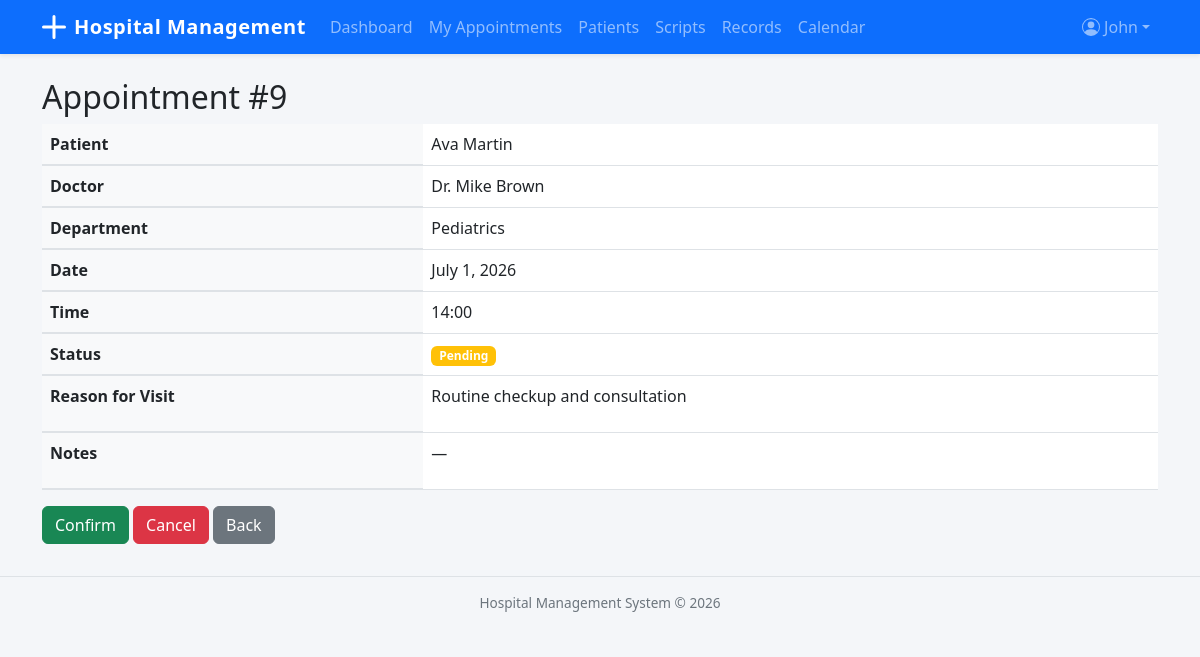
/appointments/9/ (signed in), run on the app's committed database.
### accounts/models.py (models this page shows, shortened)
class User(AbstractUser):
    class Role(models.TextChoices):
        ADMIN = 'Admin', 'Admin'
        DOCTOR = 'Doctor', 'Doctor'
        RECEPTIONIST = 'Receptionist', 'Receptionist'
    role = models.CharField(max_length=20, choices=Role.choices, default=Role.RECEPTIONIST)
    phone_number = models.CharField(max_length=15, blank=True)

### appointments/models.py (models this page shows, shortened)
class Appointment(models.Model):
    class Status(models.TextChoices):
        PENDING = 'Pending', 'Pending'
        CONFIRMED = 'Confirmed', 'Confirmed'
        COMPLETED = 'Completed', 'Completed'
        CANCELLED = 'Cancelled', 'Cancelled'
    patient = models.ForeignKey(
        'patients.Patient', on_delete=models.CASCADE, related_name='appointments'
    )
    doctor = models.ForeignKey(
        'doctors.Doctor', on_delete=models.SET_NULL, null=True, related_name='appointments'
    )
    department = models.ForeignKey(
        'departments.Department', on_delete=models.SET_NULL, null=True
    )
    appointment_date = models.DateField()
    appointment_time = models.TimeField()
    status = models.CharField(max_length=20, choices=Status.choices, default=Status.PENDING)
    reason_for_visit = models.TextField(blank=True)
    notes = models.TextField(blank=True)
    created_at = models.DateTimeField(auto_now_add=True)
    class Meta:
        ordering = ['-appointment_date', '-appointment_time']

### patients/models.py (models this page shows)
class Patient(models.Model):
    class Gender(models.TextChoices):
        MALE = 'Male', 'Male'
        FEMALE = 'Female', 'Female'
        OTHER = 'Other', 'Other'
    class BloodGroup(models.TextChoices):
        A_POS = 'A+', 'A+'
        A_NEG = 'A-', 'A-'
        B_POS = 'B+', 'B+'
        B_NEG = 'B-', 'B-'
        AB_POS = 'AB+', 'AB+'
        AB_NEG = 'AB-', 'AB-'
        O_POS = 'O+', 'O+'
        O_NEG = 'O-', 'O-'
    first_name = models.CharField(max_length=50)
    last_name = models.CharField(max_length=50)
    date_of_birth = models.DateField()
    gender = models.CharField(max_length=10, choices=Gender.choices)
    blood_group = models.CharField(max_length=5, choices=BloodGroup.choices, blank=True)
    phone_number = models.CharField(max_length=15)
    email = models.EmailField(blank=True)
    address = models.TextField(blank=True)
    emergency_contact_name = models.CharField(max_length=100, blank=True)
    emergency_contact_phone = models.CharField(max_length=15, blank=True)
    registered_date = models.DateTimeField(auto_now_add=True)
    def __str__(self):
        return f"{self.first_name} {self.last_name}"

### doctors/models.py (models this page shows)
class Doctor(models.Model):
    user = models.OneToOneField(settings.AUTH_USER_MODEL, on_delete=models.CASCADE)
    department = models.ForeignKey(
        'departments.Department', on_delete=models.SET_NULL,
        null=True, blank=True, related_name='doctors'
    )
    specialization = models.CharField(max_length=100)
    qualification = models.CharField(max_length=200)
    experience_years = models.PositiveIntegerField(default=0)
    consultation_fee = models.DecimalField(max_digits=10, decimal_places=2, default=0)
    available_days = models.CharField(
        max_length=100,
        help_text="Comma-separated days (e.g., Monday,Tuesday,Wednesday)"
    )
    available_time_start = models.TimeField(null=True, blank=True)
    available_time_end = models.TimeField(null=True, blank=True)
    is_active = models.BooleanField(default=True)
    def __str__(self):
        return f"Dr. {self.user.get_full_name() or self.user.username}"

### departments/models.py (models this page shows)
class Department(models.Model):
    name = models.CharField(max_length=100, unique=True)
    description = models.TextField(blank=True)
    head_of_department = models.ForeignKey(
        'doctors.Doctor', on_delete=models.SET_NULL,
        null=True, blank=True, related_name='headed_departments'
    )
    def __str__(self):
        return self.name

### appointments/views.py (the view)
# urls.py: path('<int:pk>/', views.AppointmentDetailView.as_view(), name='appointment_detail'),
class AppointmentDetailView(LoginRequiredMixin, DetailView):
    model = Appointment
    template_name = 'appointments/appointment_detail.html'
    context_object_name = 'appointment'

### templates/appointments/appointment_detail.html (shortened to what this page needs)
{% extends 'base.html' %}
{% block content %}
<h2>Appointment #{{ appointment.id }}</h2>
<table class="table">
    <tr><th>Patient</th><td>{{ appointment.patient }}</td></tr>
    <tr><th>Doctor</th><td>{{ appointment.doctor|default:"—" }}</td></tr>
    <tr><th>Department</th><td>{{ appointment.department|default:"—" }}</td></tr>
    <tr><th>Date</th><td>{{ appointment.appointment_date }}</td></tr>
    <tr><th>Time</th><td>{{ appointment.appointment_time|time:"H:i" }}</td></tr>
    <tr><th>Status</th><td><span class="badge bg-{% if appointment.status == 'Completed' %}success{% elif appointment.status == 'Cancelled' %}danger{% elif appointment.status == 'Confirmed' %}info{% else %}warning{% endif %}">{{ appointment.status }}</span></td></tr>
    <tr><th>Reason for Visit</th><td>{{ appointment.reason_for_visit|default:"—"|linebreaks }}</td></tr>
    <tr><th>Notes</th><td>{{ appointment.notes|default:"—"|linebreaks }}</td></tr>
</table>
<div class="mt-3">
    {% if appointment.status == 'Pending' %}
    <a href="{% url 'appointment_confirm' appointment.pk %}" class="btn btn-success">Confirm</a>
    <a href="{% url 'appointment_cancel' appointment.pk %}" class="btn btn-danger">Cancel</a>
    {% elif appointment.status == 'Confirmed' %}
    <a href="{% url 'appointment_complete' appointment.pk %}" class="btn btn-success">Mark Completed</a>
    <a href="{% url 'appointment_cancel' appointment.pk %}" class="btn btn-danger">Cancel</a>
    {% endif %}
    <a href="{% url 'appointment_list' %}" class="btn btn-secondary">Back</a>
</div>
{% endblock %}

### templates/base.html (shortened to what this page needs)
<!DOCTYPE html>
<html lang="en">
<head>
    <link href="https://cdn.jsdelivr.net/npm/bootstrap@5.3.0/dist/css/bootstrap.min.css" rel="stylesheet">
</head>
<body>
    <nav class="navbar navbar-expand-lg navbar-dark bg-primary shadow-sm">
        <div class="container">
            <a class="navbar-brand d-flex align-items-center" href="{% url 'dashboard_redirect' %}">
                <svg xmlns="http://www.w3.org/2000/svg" width="24" height="24" fill="currentColor" class="me-2" viewBox="0 0 16 16">
                    <path d="M8 0a1 1 0 0 1 1 1v6h6a1 1 0 1 1 0 2H9v6a1 1 0 1 1-2 0V9H1a1 1 0 0 1 0-2h6V1a1 1 0 0 1 1-1z"/>
                </svg>
                <span class="d-none d-sm-inline">Hospital Management</span><span class="d-sm-none">HMS</span>
            </a>
            <div class="collapse navbar-collapse" id="navbarNav">
                {% if user.is_authenticated %}
                <ul class="navbar-nav me-auto">
                    {% if user.role == 'Admin' %}
                    <li class="nav-item"><a class="nav-link{% if request.resolver_match.url_name == 'admin_dashboard' %} active{% endif %}" href="{% url 'admin_dashboard' %}">Dashboard</a></li>
                    <li class="nav-item"><a class="nav-link{% if request.resolver_match.url_name == 'department_list' %} active{% endif %}" href="{% url 'department_list' %}">Departments</a></li>
                    <li class="nav-item"><a class="nav-link{% if 'doctor' in request.resolver_match.url_name %} active{% endif %}" href="{% url 'doctor_list' %}">Doctors</a></li>
                    <li class="nav-item"><a class="nav-link{% if 'patient' in request.resolver_match.url_name %} active{% endif %}" href="{% url 'patient_list' %}">Patients</a></li>
                    <li class="nav-item"><a class="nav-link{% if 'appointment' in request.resolver_match.url_name %} active{% endif %}" href="{% url 'appointment_list' %}">Appointments</a></li>
                    <li class="nav-item"><a class="nav-link{% if 'prescription' in request.resolver_match.url_name %} active{% endif %}" href="{% url 'prescription_list' %}">Prescriptions</a></li>
                    <li class="nav-item"><a class="nav-link{% if 'record' in request.resolver_match.url_name %} active{% endif %}" href="{% url 'medical_record_list' %}">Records</a></li>
                    <li class="nav-item"><a class="nav-link{% if 'report' in request.resolver_match.url_name %} active{% endif %}" href="{% url 'patient_report' %}">Reports</a></li>
                    <li class="nav-item"><a class="nav-link{% if 'calendar' in request.resolver_match.url_name %} active{% endif %}" href="{% url 'doctor_calendar' %}">Calendar</a></li>
                    {% elif user.role == 'Doctor' %}
                    <li class="nav-item"><a class="nav-link{% if request.resolver_match.url_name == 'doctor_dashboard' %} active{% endif %}" href="{% url 'doctor_dashboard' %}">Dashboard</a></li>
                    <li class="nav-item"><a class="nav-link{% if request.resolver_match.url_name == 'doctor_appointments' %} active{% endif %}" href="{% url 'doctor_appointments' %}">My Appointments</a></li>
                    <li class="nav-item"><a class="nav-link{% if 'patient' in request.resolver_match.url_name %} active{% endif %}" href="{% url 'patient_list' %}">Patients</a></li>
                    <li class="nav-item"><a class="nav-link{% if request.resolver_match.url_name == 'doctor_prescriptions' %} active{% endif %}" href="{% url 'doctor_prescriptions' %}">Scripts</a></li>
                    <li class="nav-item"><a class="nav-link{% if request.resolver_match.url_name == 'doctor_medical_records' %} active{% endif %}" href="{% url 'doctor_medical_records' %}">Records</a></li>
                    <li class="nav-item"><a class="nav-link{% if 'calendar' in request.resolver_match.url_name %} active{% endif %}" href="{% url 'doctor_calendar' %}">Calendar</a></li>
                    {% endif %}
                </ul>
                <ul class="navbar-nav">
                    <li class="nav-item dropdown">
                        <a class="nav-link dropdown-toggle d-flex align-items-center" href="#" role="button" data-bs-toggle="dropdown">
                            <span class="d-none d-md-inline">{{ user.get_short_name|default:user.username }}</span>
                        </a>
                    </li>
                </ul>
                {% endif %}
            </div>
        </div>
    </nav>
    <div class="container mt-4">
        {% block content %}{% endblock %}
    </div>
    <footer class="footer text-center">
        <div class="container">
            Hospital Management System &copy; {% now "Y" %}
        </div>
    </footer>
</body>
</html>

### templates/base.html (style rules this page uses)
body { background-color: #f4f6f9; }
.navbar { padding-top: 0; padding-bottom: 0; }
.navbar-brand { font-weight: 700; letter-spacing: 0.5px; padding-top: 0.75rem; padding-bottom: 0.75rem; }
.navbar .nav-link { padding-top: 0.75rem; padding-bottom: 0.75rem; position: relative; }
.table th { background-color: #f8f9fa; border-bottom-width: 2px; }
.footer { font-size: 0.85rem; color: #6c757d; border-top: 1px solid #dee2e6; padding: 1rem 0; margin-top: 2rem; }

### data on the page
User: get_short_name "John"
Appointment: id "9", patient "Ava Martin", doctor "Dr. Mike Brown", department "Pediatrics", appointment_date "July 1, 2026", appointment_time "14:00", status "Pending", reason_for_visit "Routine checkup and consultation", notes "—"
